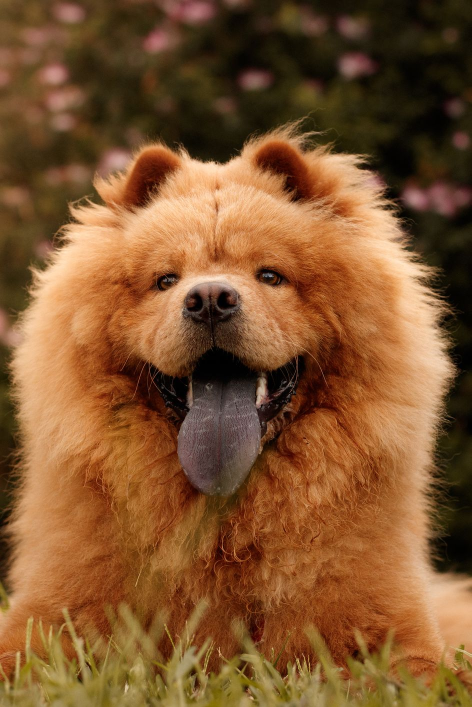
//> input picture lab8/chow.jpg, 943 x 1414 px, given in place of the camera (shown at 1/2 size)
$ ./lab8   (built with g++ and OpenCV 4)
//> lines starting //> are read from the running program, lines starting //| are printed output that depends on the picture; after the words box and inside, x2 and y2 are one past the last pixel; in counts of white or black regions, pixels touching at a corner belong together
//
// Created by Cukier on 12/14/2022.
//

#include <opencv2/opencv.hpp>
#include <opencv2/highgui.hpp>
#include <iostream>
#include <vector>
// g++ `pkg-config --cflags opencv4` cv2.cpp `pkg-config --libs opencv4`
using namespace std;
using namespace cv;
int main(int argc, char **argv)
{
    std::vector<int> lower = {0,99,239};
    std::vector<int> upper = {255,255,255};
    VideoCapture cap1(0);
    if (!cap1.isOpened())
        return -1;
    //namedWindow("pierwsze", WINDOW_AUTOSIZE);
    namedWindow("detected", WINDOW_AUTOSIZE);
// [6 lines of commented-out code are left out]
    while (true)
    {
        Mat f1, dst, detected,dilated;
        cap1.read(f1);
//> f1 is the input picture: 1414 rows x 943 cols, CV_8UC3; mean B, G, R 47.2, 85.3, 128.8
        cvtColor(f1, dst, COLOR_BGR2HSV);
//> dst: 1414 rows x 943 cols, CV_8UC3; mean H, S, V 15.4, 172, 128.8

        //imshow("pierwsze", f1);
        //imshow("wynik", dst);
        inRange(dst, lower,upper, detected);
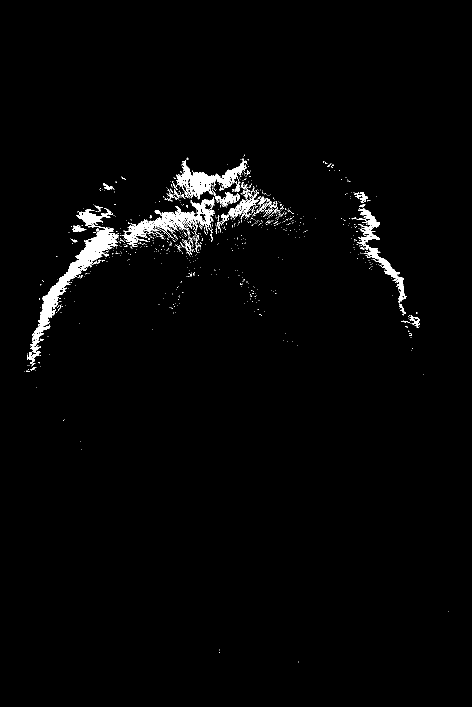
//> detected: 1414 rows x 943 cols, CV_8UC1 (shown at 1/2 size); 1.9% white; 948 white regions (899 under 20 px), largest, box (x1, y1, x2, y2) and area: (54, 416, 238, 728) 7982, (244, 394, 428, 490) 4159, (352, 317, 494, 399) 3642
        auto kernel = getStructuringElement(MORPH_ELLIPSE,Size{5,5});
        erode(detected, dilated, kernel);
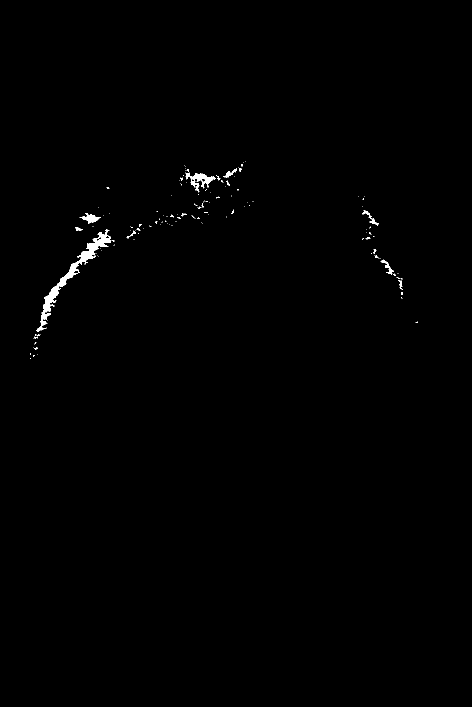
//> dilated: 1414 rows x 943 cols, CV_8UC1 (shown at 1/2 size); 0.45% white; 135 white regions (116 under 20 px), largest, box (x1, y1, x2, y2) and area: (72, 458, 223, 664) 3301, (370, 345, 432, 385) 823, (159, 426, 202, 448) 372
        dilate(dilated, dilated, kernel);
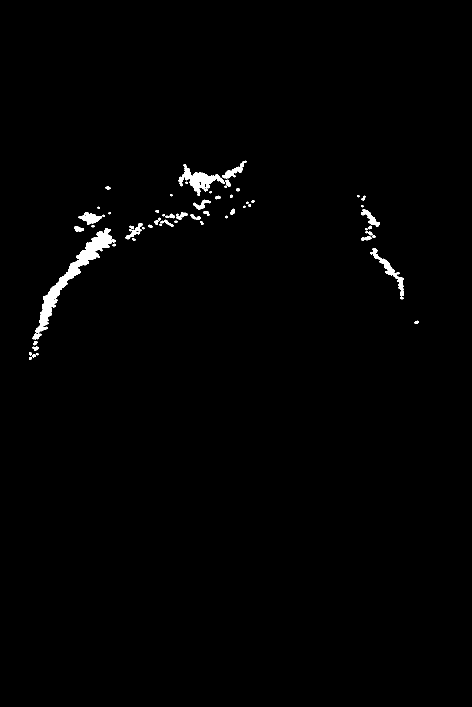
//> dilated: 1414 rows x 943 cols, CV_8UC1 (shown at 1/2 size); 0.96% white; 64 white regions (16 under 20 px), largest, box (x1, y1, x2, y2) and area: (70, 456, 231, 666) 5184, (357, 328, 461, 392) 1920, (740, 496, 808, 592) 1042
        //imshow("dilated", dilated);
        vector<vector<Size>> contours;
        vector<Vec4i> hierarchy;
        findContours (dilated, contours, hierarchy, RETR_LIST, CHAIN_APPROX_SIMPLE);
//> contours = 117 items
        //cout << contours.size() << endl;
        auto selected = [](auto a, auto b){
            return contourArea(a) < contourArea(b);};
        std::sort(contours.begin(), contours.end(), selected);
        //cout << " " << selected[0] << endl;


        if(contours.size()>1 && contours.at(1).size() > 1 && contours.at(0).size() > 1){
            if (abs((contours.at(0).at(0).height) - (contours.at(1).at(0).height)) < 10){
                cv::line(dst, contours.at(0).at(0), contours.at(1).at(0), {255,0,0}, 1);
                cv::line(dst, contours.at(0).at(2), contours.at(1).at(2), {255,0,0}, 1);
            }
        }
        imshow("wynik", dst);
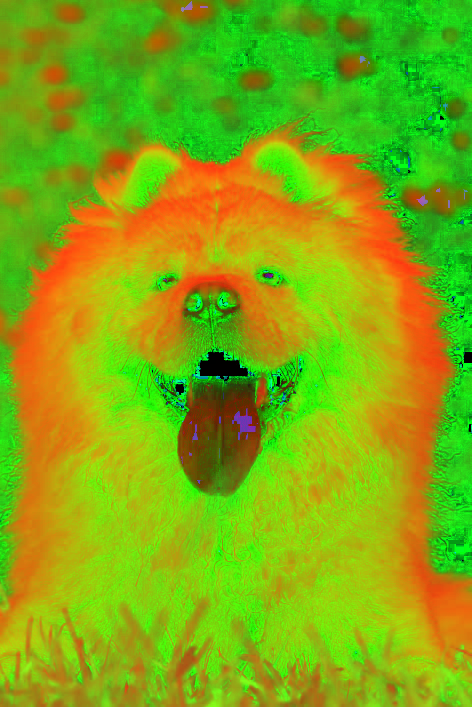
//> window 'wynik': 1414 rows x 943 cols, CV_8UC3 (shown at 1/2 size); mean B, G, R 15.4, 172, 128.8
        imshow("detected", dilated);
        if (waitKey(1) == 27)
//> the Esc key is pressed
            break;
    }
    return 0;
}
